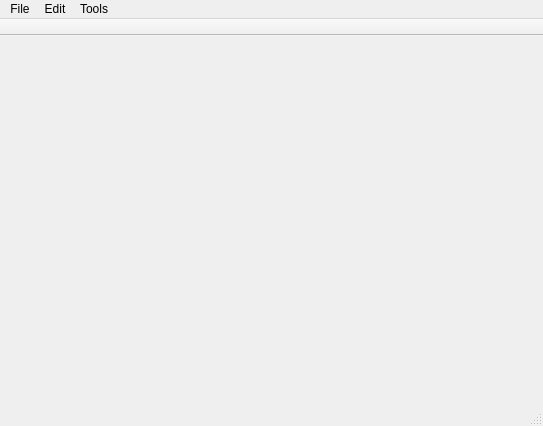
<?xml version="1.0" encoding="UTF-8"?>
<ui version="4.0">
 <class>MainWindow</class>
 <widget class="QMainWindow" name="MainWindow">
  <property name="geometry">
   <rect>
    <x>0</x>
    <y>0</y>
    <width>543</width>
    <height>426</height>
   </rect>
  </property>
  <property name="windowTitle">
   <string>MainWindow</string>
  </property>
  <property name="windowIcon">
   <iconset resource="icons/res_icon.qrc">
    <normaloff>:/winicon.png</normaloff>:/winicon.png</iconset>
  </property>
  <widget class="QWidget" name="centralWidget"/>
  <widget class="QMenuBar" name="menuBar">
   <property name="geometry">
    <rect>
     <x>0</x>
     <y>0</y>
     <width>543</width>
     <height>27</height>
    </rect>
   </property>
   <widget class="QMenu" name="menuFile">
    <property name="title">
     <string>File</string>
    </property>
    <addaction name="actionNew"/>
    <addaction name="actionOpen"/>
    <addaction name="separator"/>
    <addaction name="actionSave"/>
    <addaction name="actionSave_As"/>
    <addaction name="actionPrint"/>
    <addaction name="separator"/>
    <addaction name="actionClose"/>
   </widget>
   <widget class="QMenu" name="menuEdit">
    <property name="title">
     <string>Edit</string>
    </property>
    <widget class="QMenu" name="menuDelete">
     <property name="title">
      <string>Delete</string>
     </property>
     <addaction name="actionDelete_Line"/>
     <addaction name="actionDelete_Selected"/>
    </widget>
    <addaction name="actionUndo"/>
    <addaction name="actionRedo"/>
    <addaction name="separator"/>
    <addaction name="actionCut"/>
    <addaction name="actionCopy"/>
    <addaction name="actionPaste"/>
    <addaction name="menuDelete"/>
    <addaction name="separator"/>
    <addaction name="actionSelect_All"/>
    <addaction name="separator"/>
    <addaction name="actionFind"/>
    <addaction name="actionGoto_Line"/>
   </widget>
   <widget class="QMenu" name="menuTools">
    <property name="title">
     <string>Tools</string>
    </property>
    <widget class="QMenu" name="menuOpen_Tibia_Tools">
     <property name="title">
      <string>Open Tibia Tools</string>
     </property>
     <addaction name="actionQuest_Creator"/>
    </widget>
    <addaction name="actionDebuger"/>
    <addaction name="menuOpen_Tibia_Tools"/>
    <addaction name="actionOptions"/>
   </widget>
   <addaction name="menuFile"/>
   <addaction name="menuEdit"/>
   <addaction name="menuTools"/>
  </widget>
  <widget class="QToolBar" name="mainToolBar">
   <property name="movable">
    <bool>false</bool>
   </property>
   <property name="floatable">
    <bool>false</bool>
   </property>
   <attribute name="toolBarArea">
    <enum>TopToolBarArea</enum>
   </attribute>
   <attribute name="toolBarBreak">
    <bool>false</bool>
   </attribute>
  </widget>
  <widget class="QStatusBar" name="statusBar"/>
  <action name="actionNew">
   <property name="icon">
    <iconset resource="icons/res_icon.qrc">
     <normaloff>:/new.png</normaloff>:/new.png</iconset>
   </property>
   <property name="text">
    <string>New</string>
   </property>
   <property name="shortcut">
    <string>Ctrl+N</string>
   </property>
  </action>
  <action name="actionOpen">
   <property name="icon">
    <iconset resource="icons/res_icon.qrc">
     <normaloff>:/open.png</normaloff>:/open.png</iconset>
   </property>
   <property name="text">
    <string>Open</string>
   </property>
   <property name="shortcut">
    <string>Ctrl+O</string>
   </property>
  </action>
  <action name="actionSave">
   <property name="icon">
    <iconset resource="icons/res_icon.qrc">
     <normaloff>:/disk.png</normaloff>:/disk.png</iconset>
   </property>
   <property name="text">
    <string>Save</string>
   </property>
   <property name="shortcut">
    <string>Ctrl+S</string>
   </property>
  </action>
  <action name="actionSave_As">
   <property name="icon">
    <iconset resource="icons/res_icon.qrc">
     <normaloff>:/diskall.png</normaloff>:/diskall.png</iconset>
   </property>
   <property name="text">
    <string>Save As...</string>
   </property>
  </action>
  <action name="actionPrint">
   <property name="icon">
    <iconset resource="icons/res_icon.qrc">
     <normaloff>:/printer.png</normaloff>:/printer.png</iconset>
   </property>
   <property name="text">
    <string>Print</string>
   </property>
  </action>
  <action name="actionClose">
   <property name="icon">
    <iconset resource="icons/res_icon.qrc">
     <normaloff>:/quit.png</normaloff>:/quit.png</iconset>
   </property>
   <property name="text">
    <string>Close</string>
   </property>
   <property name="shortcut">
    <string>Ctrl+W</string>
   </property>
  </action>
  <action name="actionUndo">
   <property name="icon">
    <iconset resource="icons/res_icon.qrc">
     <normaloff>:/undo.png</normaloff>:/undo.png</iconset>
   </property>
   <property name="text">
    <string>Undo</string>
   </property>
   <property name="shortcut">
    <string>Ctrl+Z</string>
   </property>
  </action>
  <action name="actionRedo">
   <property name="icon">
    <iconset resource="icons/res_icon.qrc">
     <normaloff>:/redo.png</normaloff>:/redo.png</iconset>
   </property>
   <property name="text">
    <string>Redo</string>
   </property>
   <property name="shortcut">
    <string>Ctrl+Y</string>
   </property>
  </action>
  <action name="actionCut">
   <property name="icon">
    <iconset resource="icons/res_icon.qrc">
     <normaloff>:/cut.png</normaloff>:/cut.png</iconset>
   </property>
   <property name="text">
    <string>Cut</string>
   </property>
   <property name="shortcut">
    <string>Ctrl+X</string>
   </property>
  </action>
  <action name="actionCopy">
   <property name="icon">
    <iconset resource="icons/res_icon.qrc">
     <normaloff>:/copy.png</normaloff>:/copy.png</iconset>
   </property>
   <property name="text">
    <string>Copy</string>
   </property>
   <property name="shortcut">
    <string>Ctrl+C</string>
   </property>
  </action>
  <action name="actionPaste">
   <property name="icon">
    <iconset resource="icons/res_icon.qrc">
     <normaloff>:/paste.png</normaloff>:/paste.png</iconset>
   </property>
   <property name="text">
    <string>Paste</string>
   </property>
   <property name="shortcut">
    <string>Ctrl+P</string>
   </property>
  </action>
  <action name="actionDelete_Line">
   <property name="icon">
    <iconset resource="icons/res_icon.qrc">
     <normaloff>:/x.png</normaloff>:/x.png</iconset>
   </property>
   <property name="text">
    <string>Delete Line</string>
   </property>
  </action>
  <action name="actionDelete_Selected">
   <property name="icon">
    <iconset resource="icons/res_icon.qrc">
     <normaloff>:/x.png</normaloff>:/x.png</iconset>
   </property>
   <property name="text">
    <string>Delete Selected</string>
   </property>
   <property name="shortcut">
    <string>Ctrl+Del</string>
   </property>
  </action>
  <action name="actionSelect_All">
   <property name="icon">
    <iconset resource="icons/res_icon.qrc">
     <normaloff>:/doc.png</normaloff>:/doc.png</iconset>
   </property>
   <property name="text">
    <string>Select All</string>
   </property>
   <property name="shortcut">
    <string>Ctrl+A</string>
   </property>
  </action>
  <action name="actionFind">
   <property name="icon">
    <iconset resource="icons/res_icon.qrc">
     <normaloff>:/find.png</normaloff>:/find.png</iconset>
   </property>
   <property name="text">
    <string>Find</string>
   </property>
   <property name="shortcut">
    <string>Ctrl+F</string>
   </property>
  </action>
  <action name="actionGoto_Line">
   <property name="icon">
    <iconset resource="icons/res_icon.qrc">
     <normaloff>:/doc_edit.png</normaloff>:/doc_edit.png</iconset>
   </property>
   <property name="text">
    <string>Goto Line</string>
   </property>
   <property name="toolTip">
    <string>Goto Line</string>
   </property>
   <property name="shortcut">
    <string>Ctrl+G</string>
   </property>
  </action>
  <action name="actionDebuger">
   <property name="icon">
    <iconset resource="icons/res_icon.qrc">
     <normaloff>:/warning2.png</normaloff>:/warning2.png</iconset>
   </property>
   <property name="text">
    <string>Debuger</string>
   </property>
   <property name="shortcut">
    <string>Ctrl+R</string>
   </property>
  </action>
  <action name="actionOptions">
   <property name="icon">
    <iconset resource="icons/res_icon.qrc">
     <normaloff>:/cog.ico</normaloff>:/cog.ico</iconset>
   </property>
   <property name="text">
    <string>Options</string>
   </property>
   <property name="shortcut">
    <string>Shift+O</string>
   </property>
  </action>
  <action name="actionQuest_Creator">
   <property name="icon">
    <iconset resource="icons/res_icon.qrc">
     <normaloff>:/font_edit.png</normaloff>:/font_edit.png</iconset>
   </property>
   <property name="text">
    <string>Quest Creator</string>
   </property>
  </action>
 </widget>
 <layoutdefault spacing="6" margin="11"/>
 <resources>
  <include location="icons/res_icon.qrc"/>
 </resources>
 <connections/>
</ui>
